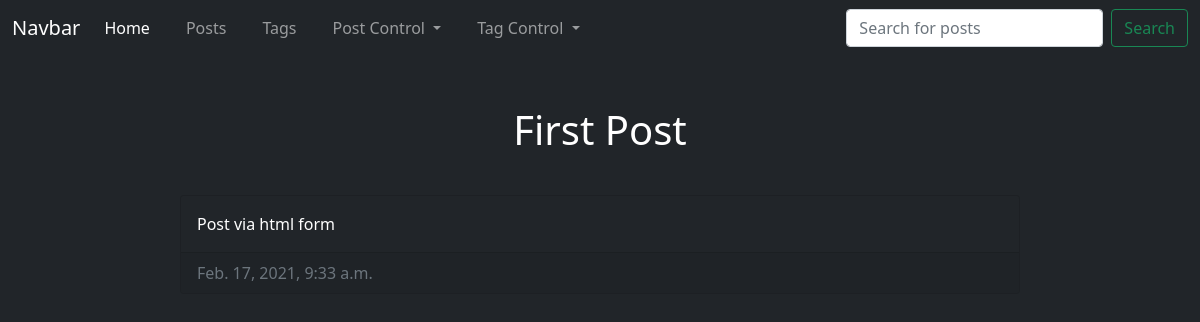
Page /home/posts/first-post-2263756/ on the committed database.
### core/models.py (models this page shows, shortened)
class Post(models.Model):
  title = models.CharField(max_length=100, db_index=True, blank=False)
  slug = models.SlugField(max_length=100, unique=True, blank=True)
  text = models.TextField(blank=False)
  creation_date = models.DateTimeField(auto_now_add=True, blank=False)
  tags = models.ManyToManyField('Tag',  related_name='posts', blank=True)

### core/views.py (the view)
# urls.py: path('home/posts/<str:slug>/', display_post_details, name='display_post_details'),
def display_post_details(request, slug):
  context = {
    'post': Post.objects.get(slug__iexact=slug),
    'path': get_path(request),
    'search_placeholder': 'Search for posts',
  }
  return render(request, 'core/display_post_details.html', context=context)

### core/views.py (called while the page is built)
def get_path(request):
  urls = [i for i in request.path.split('/') if i != '']
  path = [i.title() for i in urls if i != '']
  links = []
  temp_path = '/'
  for url_part in urls:
    temp_path += url_part + '/'
    try:
      links.append(resolve(temp_path).view_name)
    except Resolver404:
      pass
  return zip(path, links)

### core/templates/core/display_post_details.html
{% extends 'core/core_base.html' %}
{% block main_content %}
  <div class="postContainer bg-dark" style="display: grid; width: 70%; margin: 25px auto">
    <h1 class="card-title text-white" style="margin: auto; padding: 25px">{{ post.title }}</h1>
    <div class="card text-white bg-dark ml-5 mt-3">
      <div class="card-body">
        <p class="card-text">{{ post.text }}</p>
      </div>
      <div class="card-footer text-muted"> {{ post.creation_date }} </div>
    </div>
  </div>
{% endblock %}

### core/templates/core/core_base.html
{% extends 'base.html' %}

### templates/base.html (shortened to what this page needs)
{% load static %}
<!doctype html>
<html lang="en">
<head>
  <link rel="stylesheet" href="{% static 'styles/base.css' %}">
  <link href="https://cdn.jsdelivr.net/npm/bootstrap@5.0.0-beta2/dist/css/bootstrap.min.css" rel="stylesheet"
>
</head>
<body class="bg-dark text-white">
<nav class="navbar navbar-expand-lg navbar-dark bg-dark">
  <div class="container-fluid">
    <a class="navbar-brand" href="https://getbootstrap.com/docs/5.0/">Navbar</a>
    <div class="collapse navbar-collapse" id="navbarNav">
      <ul class="navbar-nav">
        <li class="nav-item"><a class="nav-link active" aria-current="page" href="{% url 'display_homepage' %}">Home</a>
        </li>
        <li class="nav-item"><a class="nav-link" href="{% url 'display_posts' %}">Posts</a></li>
        <li class="nav-item"><a class="nav-link" href="{% url 'display_tags' %}">Tags</a></li>
        <li class="nav-item dropdown">
          <a class="nav-link dropdown-toggle" href="#" id="navbarDarkDropdownMenuLink" role="button"
             data-bs-toggle="dropdown" aria-expanded="false">
            Post Control
          </a>
        </li>
        <li class="nav-item dropdown">
          <a class="nav-link dropdown-toggle" href="#" id="navbarDarkDropdownMenuLink" role="button"
             data-bs-toggle="dropdown" aria-expanded="false">
            Tag Control
          </a>
        </li>
      </ul>
    </div>
    <form class="d-flex" method="get" action="">
      <input class="form-control me-2" type="search" placeholder="{{ search_placeholder }}" aria-label="Search">
      <button class="btn btn-outline-success" type="submit">Search</button>
    </form>
  </div>
</nav>
{% block main_content %}
{% endblock %}
</body>
</html>

### static/styles/base.css (style rules this page uses)
.nav-item { padding-right: 20px; }

### rows in the picture
Post: title "First Post", text "Post via html form", creation_date "Feb. 17, 2021, 9:33 a.m."
